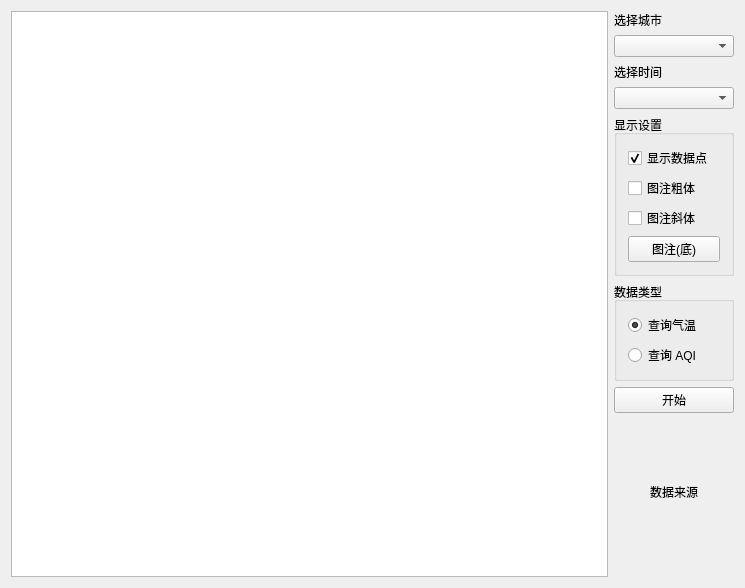
<?xml version="1.0" encoding="UTF-8"?>
<ui version="4.0">
 <class>mainWidget</class>
 <widget class="QWidget" name="mainWidget">
  <property name="geometry">
   <rect>
    <x>0</x>
    <y>0</y>
    <width>745</width>
    <height>588</height>
   </rect>
  </property>
  <property name="windowTitle">
   <string>实验三 网络数据获取与显示</string>
  </property>
  <layout class="QHBoxLayout" name="horizontalLayout">
   <item>
    <widget class="QtCharts::QChartView" name="chartview"/>
   </item>
   <item>
    <layout class="QVBoxLayout" name="verticalLayout">
     <item>
      <widget class="QLabel" name="labelCity">
       <property name="text">
        <string>选择城市</string>
       </property>
      </widget>
     </item>
     <item>
      <widget class="QComboBox" name="comboCity"/>
     </item>
     <item>
      <widget class="QLabel" name="labelDate">
       <property name="text">
        <string>选择时间</string>
       </property>
      </widget>
     </item>
     <item>
      <widget class="QComboBox" name="comboMonth"/>
     </item>
     <item>
      <widget class="QGroupBox" name="groupBox">
       <property name="title">
        <string>显示设置</string>
       </property>
       <layout class="QVBoxLayout" name="verticalLayout_2">
        <item>
         <widget class="QCheckBox" name="cbShowPoint">
          <property name="text">
           <string>显示数据点</string>
          </property>
          <property name="checked">
           <bool>true</bool>
          </property>
         </widget>
        </item>
        <item>
         <widget class="QCheckBox" name="cbLegendBold">
          <property name="text">
           <string>图注粗体</string>
          </property>
         </widget>
        </item>
        <item>
         <widget class="QCheckBox" name="cbLegendItalic">
          <property name="text">
           <string>图注斜体</string>
          </property>
         </widget>
        </item>
        <item>
         <widget class="QPushButton" name="btnLegendAlign">
          <property name="text">
           <string>图注(底)</string>
          </property>
         </widget>
        </item>
       </layout>
      </widget>
     </item>
     <item>
      <widget class="QGroupBox" name="groupBox2">
       <property name="title">
        <string>数据类型</string>
       </property>
       <layout class="QVBoxLayout" name="verticalLayout_3">
        <item>
         <widget class="QRadioButton" name="radioTemp">
          <property name="text">
           <string>查询气温</string>
          </property>
          <property name="checked">
           <bool>true</bool>
          </property>
         </widget>
        </item>
        <item>
         <widget class="QRadioButton" name="radioAQI">
          <property name="text">
           <string>查询 AQI</string>
          </property>
         </widget>
        </item>
       </layout>
      </widget>
     </item>
     <item>
      <widget class="QPushButton" name="btnStart">
       <property name="sizePolicy">
        <sizepolicy hsizetype="Preferred" vsizetype="Fixed">
         <horstretch>0</horstretch>
         <verstretch>0</verstretch>
        </sizepolicy>
       </property>
       <property name="text">
        <string>开始</string>
       </property>
      </widget>
     </item>
     <item>
      <spacer name="verticalSpacer">
       <property name="orientation">
        <enum>Qt::Vertical</enum>
       </property>
       <property name="sizeHint" stdset="0">
        <size>
         <width>20</width>
         <height>40</height>
        </size>
       </property>
      </spacer>
     </item>
     <item>
      <widget class="QLabel" name="label_2">
       <property name="text">
        <string>数据来源</string>
       </property>
       <property name="alignment">
        <set>Qt::AlignCenter</set>
       </property>
      </widget>
     </item>
     <item>
      <widget class="QPushButton" name="pushButton">
       <property name="sizePolicy">
        <sizepolicy hsizetype="Minimum" vsizetype="Fixed">
         <horstretch>0</horstretch>
         <verstretch>0</verstretch>
        </sizepolicy>
       </property>
       <property name="minimumSize">
        <size>
         <width>120</width>
         <height>70</height>
        </size>
       </property>
       <property name="autoFillBackground">
        <bool>false</bool>
       </property>
       <property name="styleSheet">
        <string notr="true">margin-bottom:15px;</string>
       </property>
       <property name="text">
        <string/>
       </property>
       <property name="icon">
        <iconset>
         <normaloff>:/new/prefix1/link.png</normaloff>:/new/prefix1/link.png</iconset>
       </property>
       <property name="iconSize">
        <size>
         <width>90</width>
         <height>60</height>
        </size>
       </property>
       <property name="flat">
        <bool>true</bool>
       </property>
      </widget>
     </item>
    </layout>
   </item>
  </layout>
 </widget>
 <layoutdefault spacing="6" margin="11"/>
 <customwidgets>
  <customwidget>
   <class>QtCharts::QChartView</class>
   <extends>QGraphicsView</extends>
   <header location="global">QtCharts/QChartView&gt;
#include &lt;QtCharts/chartsnamespace.h</header>
  </customwidget>
 </customwidgets>
 <resources/>
 <connections/>
</ui>
